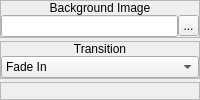
        <widget class="QWidget" name="wShowBGImage">
         <layout class="QVBoxLayout" name="verticalLayout_6">
          <property name="spacing">
           <number>3</number>
          </property>
          <property name="margin">
           <number>0</number>
          </property>
          <item>
           <widget class="QFrame" name="frame_2">
            <property name="sizePolicy">
             <sizepolicy hsizetype="Preferred" vsizetype="Fixed">
              <horstretch>0</horstretch>
              <verstretch>0</verstretch>
             </sizepolicy>
            </property>
            <property name="frameShape">
             <enum>QFrame::StyledPanel</enum>
            </property>
            <property name="frameShadow">
             <enum>QFrame::Raised</enum>
            </property>
            <layout class="QVBoxLayout" name="verticalLayout_4">
             <property name="spacing">
              <number>0</number>
             </property>
             <property name="margin">
              <number>0</number>
             </property>
             <item>
              <widget class="QLabel" name="label_2">
               <property name="sizePolicy">
                <sizepolicy hsizetype="Preferred" vsizetype="Fixed">
                 <horstretch>0</horstretch>
                 <verstretch>0</verstretch>
                </sizepolicy>
               </property>
               <property name="text">
                <string>Background Image</string>
               </property>
               <property name="alignment">
                <set>Qt::AlignCenter</set>
               </property>
              </widget>
             </item>
             <item>
              <widget class="QWidget" name="widget_3" native="true">
               <layout class="QHBoxLayout" name="horizontalLayout_2">
                <property name="spacing">
                 <number>0</number>
                </property>
                <property name="margin">
                 <number>0</number>
                </property>
                <item>
                 <widget class="QLineEdit" name="showBGImage_leImage"/>
                </item>
                <item>
                 <widget class="QToolButton" name="showBGImage_bBrowseImages">
                  <property name="minimumSize">
                   <size>
                    <width>21</width>
                    <height>21</height>
                   </size>
                  </property>
                  <property name="maximumSize">
                   <size>
                    <width>21</width>
                    <height>21</height>
                   </size>
                  </property>
                  <property name="text">
                   <string>...</string>
                  </property>
                  <property name="icon">
                   <iconset resource="gui_icons.qrc">
                    <normaloff>:/icons/fileopen.png</normaloff>:/icons/fileopen.png</iconset>
                  </property>
                 </widget>
                </item>
               </layout>
              </widget>
             </item>
            </layout>
           </widget>
          </item>
          <item>
           <widget class="QFrame" name="frame_3">
            <property name="sizePolicy">
             <sizepolicy hsizetype="Preferred" vsizetype="Fixed">
              <horstretch>0</horstretch>
              <verstretch>0</verstretch>
             </sizepolicy>
            </property>
            <property name="frameShape">
             <enum>QFrame::StyledPanel</enum>
            </property>
            <property name="frameShadow">
             <enum>QFrame::Raised</enum>
            </property>
            <layout class="QVBoxLayout" name="verticalLayout_5">
             <property name="spacing">
              <number>0</number>
             </property>
             <property name="margin">
              <number>0</number>
             </property>
             <item>
              <widget class="QLabel" name="label_3">
               <property name="sizePolicy">
                <sizepolicy hsizetype="Preferred" vsizetype="Fixed">
                 <horstretch>0</horstretch>
                 <verstretch>0</verstretch>
                </sizepolicy>
               </property>
               <property name="text">
                <string>Transition</string>
               </property>
               <property name="alignment">
                <set>Qt::AlignCenter</set>
               </property>
              </widget>
             </item>
             <item>
              <widget class="QWidget" name="widget_4" native="true">
               <layout class="QHBoxLayout" name="horizontalLayout_3">
                <property name="spacing">
                 <number>0</number>
                </property>
                <property name="margin">
                 <number>0</number>
                </property>
                <item>
                 <widget class="QComboBox" name="showBGImage_cboxTransition">
                  <item>
                   <property name="text">
                    <string>Fade In</string>
                   </property>
                  </item>
                  <item>
                   <property name="text">
                    <string>Reconstitute Blocks</string>
                   </property>
                  </item>
                  <item>
                   <property name="text">
                    <string>Unwipe Downward</string>
                   </property>
                  </item>
                  <item>
                   <property name="text">
                    <string>Unwipe Upward</string>
                   </property>
                  </item>
                  <item>
                   <property name="text">
                    <string>Venetian Blinds</string>
                   </property>
                  </item>
                  <item>
                   <property name="text">
                    <string>Vertical Blinds</string>
                   </property>
                  </item>
                  <item>
                   <property name="text">
                    <string>Horizontal Blinds</string>
                   </property>
                  </item>
                  <item>
                   <property name="text">
                    <string>Receding Square</string>
                   </property>
                  </item>
                  <item>
                   <property name="text">
                    <string>Expanding Square</string>
                   </property>
                  </item>
                  <item>
                   <property name="text">
                    <string>Screen Moves Down</string>
                   </property>
                  </item>
                  <item>
                   <property name="text">
                    <string>Screen Moves Up</string>
                   </property>
                  </item>
                  <item>
                   <property name="text">
                    <string>Screen Moves Right</string>
                   </property>
                  </item>
                  <item>
                   <property name="text">
                    <string>Screen Moves Left</string>
                   </property>
                  </item>
                  <item>
                   <property name="text">
                    <string>Vertical Unify</string>
                   </property>
                  </item>
                  <item>
                   <property name="text">
                    <string>Horizontal Unify</string>
                   </property>
                  </item>
                  <item>
                   <property name="text">
                    <string>Unify Quadrants</string>
                   </property>
                  </item>
                  <item>
                   <property name="text">
                    <string>Zoom Out</string>
                   </property>
                  </item>
                  <item>
                   <property name="text">
                    <string>Mosaic</string>
                   </property>
                  </item>
                  <item>
                   <property name="text">
                    <string>Waver Screen</string>
                   </property>
                  </item>
                  <item>
                   <property name="text">
                    <string>Instantaneous</string>
                   </property>
                  </item>
                 </widget>
                </item>
               </layout>
              </widget>
             </item>
            </layout>
           </widget>
          </item>
          <item>
           <widget class="QFrame" name="frame_4">
            <property name="frameShape">
             <enum>QFrame::StyledPanel</enum>
            </property>
            <property name="frameShadow">
             <enum>QFrame::Raised</enum>
            </property>
           </widget>
          </item>
         </layout>
        </widget>
